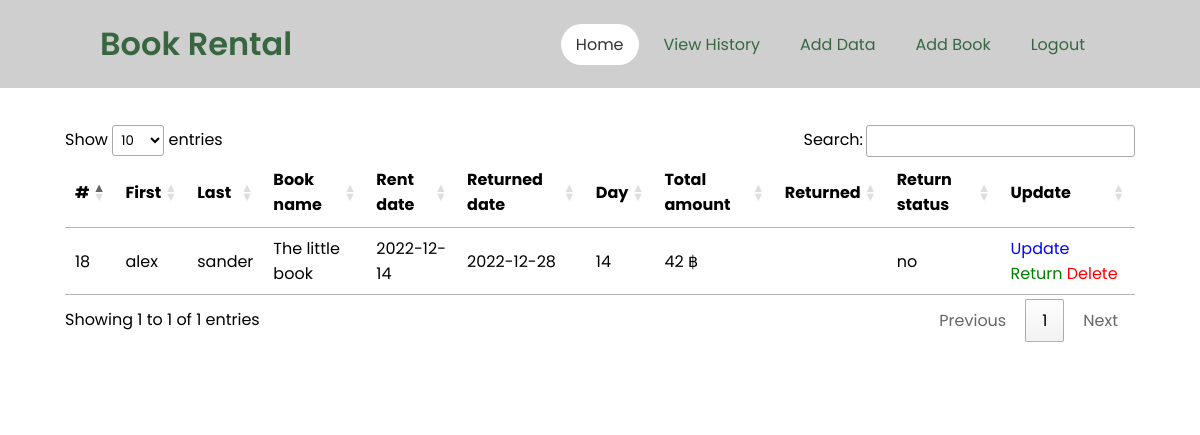
The page /adminrental.php (signed in) on the database its author committed.
### tables this page shows
CREATE TABLE `rental` (
  `rental_id` int(100) NOT NULL,
  `id` int(10) NOT NULL,
  `firstname` varchar(255) NOT NULL,
  `lastname` varchar(255) NOT NULL,
  `book_id` int(20) NOT NULL,
  `rental_date` date NOT NULL,
  `return_date` date DEFAULT NULL,
  `days` int(50) NOT NULL,
  `returned` date DEFAULT NULL,
  `return_status` varchar(10) DEFAULT 'no'
);

CREATE TABLE `book` (
  `book_id` int(100) NOT NULL,
  `book_name` varchar(255) NOT NULL,
  `book_img` varchar(255) NOT NULL,
  `book_lan` varchar(2) NOT NULL,
  `author_id` int(100) NOT NULL,
  `type_id` int(255) NOT NULL
);

### adminrental.php (the view, shortened to what this page needs)
<?php
    require_once 'config/db.php';
?>
<!DOCTYPE html>
<html>
<head>
    <link rel="stylesheet" href="https://cdn.datatables.net/1.13.1/css/jquery.dataTables.min.css">
    <link rel="stylesheet" href="assets/css/mainrental.css">
</head>
<body>
<section>
    <div class="bg"></div>
    <header>
      <a href="admin.php" class="logo">Book Rental</a>
      <ul class="navigation">
        <li><a href="admin.php" class="active">Home</a></li>
        <li><a href="adminrental.php">View History</a></li>
        <li><a style=" float:left " href="insert.php" class="btn btn-success">Add Data</a></li>
        <li><a style=" float:left " href="addbook.php" class="btn btn-success">Add Book</a></li>
        <li><a href="logout.php"><span class="glyphicon glyphicon-log-out"></span> Logout</a></li>
      </ul>
    </header>
    <div class="content">
        <table id = "myTable">
        <thead>
            <tr>
            <th scope="col">#</th>
            <th scope="col">First</th>
            <th scope="col">Last</th>
            <th scope="col">Book name</th>
            <th scope="col">Rent date</th>
            <th scope="col">Returned date</th>
            <th scope="col">Day</th>
            <th scope="col">Total amount</th>
            <th scope="col">Returned</th>
            <th scope="col">Return status</th>
            <th scope="col">Update</th>
            </tr>
        </thead>
            <tbody style="color: black">
                <?php
                $stmt = $conn->query("SELECT rental_id,id,rental_date,returned,return_date,book_name,days,firstname,lastname,return_status FROM rental NATURAL JOIN book");
                $stmt->execute();
                $rentals = $stmt->fetchAll();
                foreach($rentals as $rental){
                ?>
                <tr>
                <td><?php echo $rental['rental_id']?></td>
                <td><?php echo $rental["firstname"]?></td>
                <td><?php echo $rental["lastname"]?></td>
                <td><?php echo $rental["book_name"]?></td>
                <td><?php echo $rental["rental_date"]?></td>
                <td><?php echo $rental["return_date"]?></td>
                <td><?php echo $rental["days"]?></td>
                <td><?php echo $rental["days"]*3, ' ฿'?></td>
                <td><?php echo $rental["returned"]?></td>
                <td><?php echo $rental["return_status"]?></td>
                <td>
                        <a class='btn' href ='update.php?id=<?php echo $rental['rental_id'];?>'>Update</a>
                        <a class='btn' style = "color: green;" href ='return.php?return=<?php echo $rental['rental_id'];?>'>Return</a>
                        <a class='btn' style = "color: red;" href ='delete.php?del=<?php echo $rental['rental_id'];?>'>Delete</a>
                </td>
                </tr>
    <?php
    }
    ?>
    </tbody>
     </table>
</div>
</body>
</html>

### assets/css/mainrental.css (style rules this page uses)
* { margin: 0; padding: 0; box-sizing: border-box; font-family: 'Poppins', sans-serif; }
section { position: relative; width: 100%; min-height: 10vh; padding: 65px; display: flex; justify-content: center; align-items: center; overflow-x: hidden; }
.bg { position: absolute; top: 0; left: 0; width: 100%; height: 100%; background: #ffffff; transition: 0.5s; }
header { position: absolute; top: 0; left: 0; width: 100%; padding: 20px 100px; display: flex; justify-content: space-between; align-items: center; background: #cfcfcf; }
header .logo { position: relative; font-weight: 600; color: #386641; text-decoration: none; font-size: 2em; }
header .navigation { position: relative; display: flex; }
header .navigation li { list-style: none; }
header .navigation li a { display: inline-block; color: #386641; font-weight: 400; margin-left: 10px; padding: 8px 15px; border-radius: 40px; text-decoration: none; }
header .navigation li a.active, header .navigation li a:hover { background: #fff; color: #333; }
a { text-decoration:none; color : rgb(0, 4, 255); }
.content { position: relative; padding-top: 60px; width: 100%; align-items: center; }

### rows shown on the page
rental: rental_id "18", firstname "alex", lastname "sander", book.book_name "The little book", rental_date "2022-12-14", return_date "2022-12-28", days "14", $rental['days']*3 "42", return_status "no"
